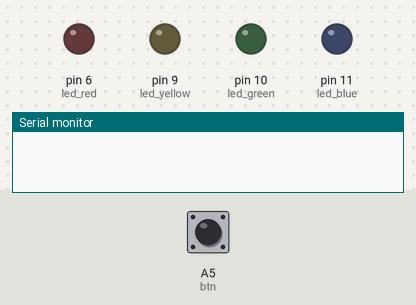
Simulated run of this sketch. Board: Arduino Uno, built with avr-gcc and run on an emulated ATmega328P. Parts: output pins drawn as LEDs (lit = HIGH), the last lines printed to the serial monitor. Dashed ring = blinking. Inputs (shaded band) come from the test bench; at power-on: A5 (btn) HIGH.

Above: at 1.2 s.
1.3 s: A5 (btn) pulled LOW for 0.15 s
At 2.5 s:
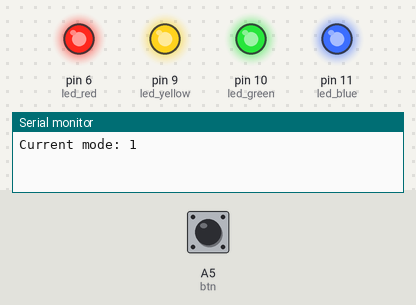
2.9 s: A5 (btn) pulled LOW for 1 s
At 3.15 s:
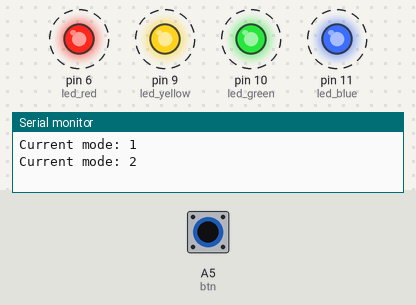
5.9 s: A5 (btn) pulled LOW for 0.15 s
At 6.0 s:
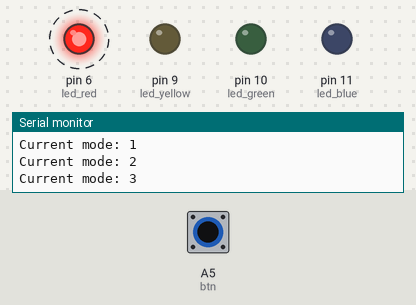
Timing chart, 0 to 14.9 s (numbered marks = the images above; inputs shaded):
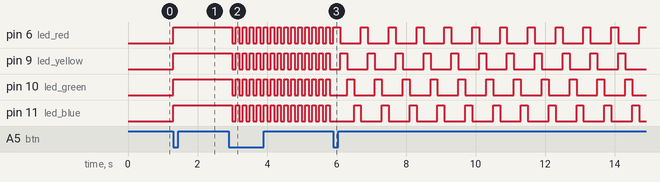

Measured:
- after the input at 1.3 s, pin 6 (led_red), pin 9 (led_yellow), pin 10 (led_green), pin 11 (led_blue): LOW → HIGH at once
- after the input at 2.9 s, pin 6 (led_red), pin 9 (led_yellow), pin 10 (led_green), pin 11 (led_blue): alternates HIGH for 0.10 s and LOW for 0.10 s, starting after 0.10 s
- after the input at 5.9 s, pin 6 (led_red), pin 9 (led_yellow): alternates HIGH for 0.20 s and LOW for 0.60 s, starting after 0.20 s; pin 10 (led_green): alternates HIGH for 0.20 s and LOW for 0.60 s, starting after 0.40 s; pin 11 (led_blue): alternates HIGH for 0.20 s and LOW for 0.60 s, starting after 0.60 s

The sketch:

lights.ino
```cpp
#define btn A5
#define led_red 6
#define led_yellow 9
#define led_green 10
#define led_blue 11

// Пришлось поменять пины т.к. не все работают с изменением яркости (только 3, 5, 6, 9, 10, 11)

bool butt_flag = 0;
bool butt;
unsigned long last_press = 0;
unsigned short mode = 0;
int leds[] = {led_red, led_yellow, led_green, led_blue};
int count = sizeof(leds) / sizeof(leds[0]);

void setup() {
  pinMode(btn, INPUT_PULLUP); // Наша кнопка
  pinMode(led_red, OUTPUT);
  pinMode(led_yellow, OUTPUT);
  pinMode(led_green, OUTPUT);
  pinMode(led_blue, OUTPUT);
  Serial.begin(9600);
}

void loop() {
  bool butt = !digitalRead(btn);
  if (butt == 1 && butt_flag == 0 && millis() - last_press > 50){
    butt_flag = 1;
    mode = (mode + 1) % 6;
    Serial.print("Current mode: ");
    Serial.println(mode);
    last_press = millis();
  }
  if (butt == 0 && butt_flag == 1){
    butt_flag = 0;
  }
  if (mode == 1){
    digitalWrite(led_red, 1);
    digitalWrite(led_yellow, 1);
    digitalWrite(led_green, 1);
    digitalWrite(led_blue, 1);
  }
  if (mode == 2){
    digitalWrite(led_red, HIGH);
    digitalWrite(led_yellow, HIGH);
    digitalWrite(led_green, HIGH);
    digitalWrite(led_blue, HIGH);

    delay(100);

    digitalWrite(led_red, LOW);
    digitalWrite(led_yellow, LOW);
    digitalWrite(led_green, LOW);
    digitalWrite(led_blue, LOW);

    delay(100);
  }
  if (mode == 3){
    for (int i = 0; i < count; i++) {
      digitalWrite(leds[i], HIGH);
      delay(200);
      digitalWrite(leds[i], LOW);
    }
  }
  if (mode == 4){
    for (int i = count - 1; i >= 0; i--) {
      digitalWrite(leds[i], HIGH);
      delay(200);
      digitalWrite(leds[i], LOW);
    }
  }
  if (mode == 5) {
    for (int brightness = 0; brightness <= 255; brightness++) {
      analogWrite(led_red, brightness);
      analogWrite(led_yellow, brightness);
      analogWrite(led_green, brightness);
      analogWrite(led_blue, brightness);
      delay(10); // скорость нарастания яркости
    }
    for (int brightness = 255; brightness >= 0; brightness--) {
      analogWrite(led_red, brightness);
      analogWrite(led_yellow, brightness);
      analogWrite(led_green, brightness);
      analogWrite(led_blue, brightness);
      delay(10); // скорость убывания
    }
  }

  if (mode == 0){
    digitalWrite(led_red, 0);
    digitalWrite(led_yellow, 0);
    digitalWrite(led_green, 0);
    digitalWrite(led_blue, 0);
  }
}
```
